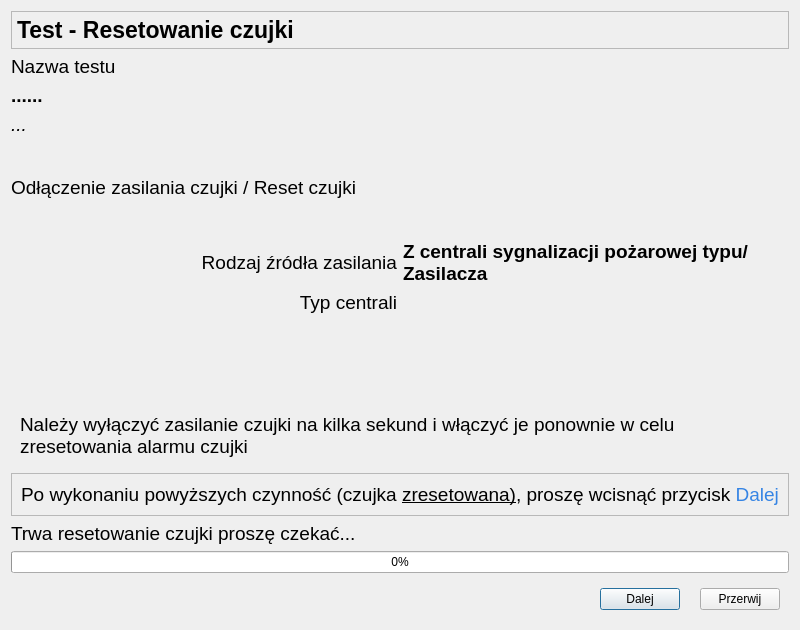
<?xml version="1.0" encoding="UTF-8"?>
<ui version="4.0">
 <class>OknoResetuZasilaniaCzujki</class>
 <widget class="QDialog" name="OknoResetuZasilaniaCzujki">
  <property name="geometry">
   <rect>
    <x>0</x>
    <y>0</y>
    <width>800</width>
    <height>630</height>
   </rect>
  </property>
  <property name="minimumSize">
   <size>
    <width>800</width>
    <height>630</height>
   </size>
  </property>
  <property name="maximumSize">
   <size>
    <width>1920</width>
    <height>1200</height>
   </size>
  </property>
  <property name="windowTitle">
   <string>Parametry Testu - zasilanie czujki</string>
  </property>
  <layout class="QGridLayout" name="gridLayout">
   <item row="16" column="0" colspan="2">
    <widget class="QWidget" name="widget" native="true">
     <layout class="QHBoxLayout" name="horizontalLayout_3">
      <property name="spacing">
       <number>20</number>
      </property>
      <item>
       <spacer name="horizontalSpacer">
        <property name="orientation">
         <enum>Qt::Horizontal</enum>
        </property>
        <property name="sizeHint" stdset="0">
         <size>
          <width>349</width>
          <height>20</height>
         </size>
        </property>
       </spacer>
      </item>
      <item>
       <widget class="QPushButton" name="pbDalej">
        <property name="text">
         <string>Dalej</string>
        </property>
        <property name="icon">
         <iconset theme="media-playback-start">
          <normaloff>.</normaloff>.</iconset>
        </property>
       </widget>
      </item>
      <item>
       <widget class="QPushButton" name="pbPrzerwij">
        <property name="text">
         <string>Przerwij</string>
        </property>
        <property name="icon">
         <iconset theme="media-playback-stop">
          <normaloff>.</normaloff>.</iconset>
        </property>
       </widget>
      </item>
     </layout>
    </widget>
   </item>
   <item row="2" column="0" colspan="2">
    <widget class="QLabel" name="testName">
     <property name="font">
      <font>
       <pointsize>14</pointsize>
       <bold>true</bold>
      </font>
     </property>
     <property name="text">
      <string>......</string>
     </property>
    </widget>
   </item>
   <item row="11" column="1">
    <widget class="QLabel" name="pradMierz">
     <property name="font">
      <font>
       <pointsize>14</pointsize>
       <bold>true</bold>
      </font>
     </property>
     <property name="text">
      <string/>
     </property>
    </widget>
   </item>
   <item row="7" column="1">
    <widget class="QLabel" name="rodzajZasilania">
     <property name="font">
      <font>
       <pointsize>14</pointsize>
       <bold>true</bold>
      </font>
     </property>
     <property name="text">
      <string>Z centrali sygnalizacji pożarowej typu/ Zasilacza </string>
     </property>
     <property name="wordWrap">
      <bool>true</bool>
     </property>
    </widget>
   </item>
   <item row="8" column="1">
    <widget class="QLabel" name="typCentrali">
     <property name="font">
      <font>
       <pointsize>14</pointsize>
       <bold>true</bold>
      </font>
     </property>
     <property name="text">
      <string/>
     </property>
     <property name="wordWrap">
      <bool>true</bool>
     </property>
    </widget>
   </item>
   <item row="4" column="0">
    <spacer name="verticalSpacer_3">
     <property name="orientation">
      <enum>Qt::Vertical</enum>
     </property>
     <property name="sizeHint" stdset="0">
      <size>
       <width>20</width>
       <height>40</height>
      </size>
     </property>
    </spacer>
   </item>
   <item row="0" column="0" colspan="2">
    <widget class="QFrame" name="frame">
     <property name="maximumSize">
      <size>
       <width>16777215</width>
       <height>40</height>
      </size>
     </property>
     <property name="frameShape">
      <enum>QFrame::StyledPanel</enum>
     </property>
     <property name="frameShadow">
      <enum>QFrame::Raised</enum>
     </property>
     <layout class="QHBoxLayout" name="horizontalLayout">
      <property name="leftMargin">
       <number>5</number>
      </property>
      <property name="topMargin">
       <number>5</number>
      </property>
      <property name="rightMargin">
       <number>5</number>
      </property>
      <property name="bottomMargin">
       <number>5</number>
      </property>
      <item>
       <widget class="QLabel" name="label_3">
        <property name="maximumSize">
         <size>
          <width>16777215</width>
          <height>45</height>
         </size>
        </property>
        <property name="font">
         <font>
          <pointsize>17</pointsize>
          <bold>true</bold>
         </font>
        </property>
        <property name="text">
         <string>Test - Resetowanie czujki</string>
        </property>
       </widget>
      </item>
     </layout>
    </widget>
   </item>
   <item row="8" column="0">
    <widget class="QLabel" name="lTypCentrali">
     <property name="font">
      <font>
       <pointsize>14</pointsize>
      </font>
     </property>
     <property name="text">
      <string>Typ centrali</string>
     </property>
     <property name="alignment">
      <set>Qt::AlignRight|Qt::AlignTrailing|Qt::AlignVCenter</set>
     </property>
    </widget>
   </item>
   <item row="13" column="0" colspan="2">
    <widget class="QFrame" name="frame_next">
     <property name="frameShape">
      <enum>QFrame::StyledPanel</enum>
     </property>
     <property name="frameShadow">
      <enum>QFrame::Raised</enum>
     </property>
     <layout class="QHBoxLayout" name="horizontalLayout_2">
      <item>
       <widget class="QLabel" name="label_9">
        <property name="font">
         <font>
          <pointsize>14</pointsize>
         </font>
        </property>
        <property name="text">
         <string>&lt;html&gt;&lt;head/&gt;&lt;body&gt;&lt;p&gt;Po wykonaniu powyższych czynność (czujka &lt;span style=&quot; text-decoration: underline;&quot;&gt;zresetowana)&lt;/span&gt;, proszę wcisnąć przycisk&lt;span style=&quot; color:#3584e4;&quot;&gt; Dalej&lt;/span&gt;&lt;/p&gt;&lt;/body&gt;&lt;/html&gt;</string>
        </property>
        <property name="wordWrap">
         <bool>true</bool>
        </property>
       </widget>
      </item>
     </layout>
    </widget>
   </item>
   <item row="12" column="0" colspan="2">
    <widget class="QWidget" name="frczujkaonoff" native="true">
     <layout class="QHBoxLayout" name="horizontalLayout_4">
      <item>
       <widget class="QLabel" name="label">
        <property name="font">
         <font>
          <pointsize>14</pointsize>
         </font>
        </property>
        <property name="text">
         <string>Należy wyłączyć zasilanie czujki na kilka sekund i włączyć je ponownie w celu zresetowania alarmu czujki</string>
        </property>
        <property name="wordWrap">
         <bool>true</bool>
        </property>
       </widget>
      </item>
     </layout>
    </widget>
   </item>
   <item row="15" column="0" colspan="2">
    <widget class="QProgressBar" name="pbCzasResetu">
     <property name="value">
      <number>0</number>
     </property>
    </widget>
   </item>
   <item row="9" column="1">
    <widget class="QLabel" name="napiecieUst">
     <property name="font">
      <font>
       <pointsize>14</pointsize>
       <bold>true</bold>
      </font>
     </property>
     <property name="text">
      <string/>
     </property>
    </widget>
   </item>
   <item row="3" column="0">
    <widget class="QLabel" name="podTestName">
     <property name="font">
      <font>
       <pointsize>14</pointsize>
       <italic>true</italic>
      </font>
     </property>
     <property name="text">
      <string>...</string>
     </property>
    </widget>
   </item>
   <item row="6" column="0">
    <spacer name="verticalSpacer_2">
     <property name="orientation">
      <enum>Qt::Vertical</enum>
     </property>
     <property name="sizeHint" stdset="0">
      <size>
       <width>20</width>
       <height>40</height>
      </size>
     </property>
    </spacer>
   </item>
   <item row="10" column="1">
    <widget class="QLabel" name="napiecieMierz">
     <property name="font">
      <font>
       <pointsize>14</pointsize>
       <bold>true</bold>
      </font>
     </property>
     <property name="text">
      <string/>
     </property>
    </widget>
   </item>
   <item row="1" column="0">
    <widget class="QLabel" name="lTestName">
     <property name="font">
      <font>
       <pointsize>14</pointsize>
      </font>
     </property>
     <property name="text">
      <string>Nazwa testu</string>
     </property>
     <property name="alignment">
      <set>Qt::AlignLeading|Qt::AlignLeft|Qt::AlignVCenter</set>
     </property>
    </widget>
   </item>
   <item row="5" column="0" colspan="2">
    <widget class="QLabel" name="infoZasilanie">
     <property name="font">
      <font>
       <pointsize>14</pointsize>
      </font>
     </property>
     <property name="text">
      <string>Odłączenie zasilania czujki / Reset czujki</string>
     </property>
     <property name="wordWrap">
      <bool>true</bool>
     </property>
    </widget>
   </item>
   <item row="7" column="0">
    <widget class="QLabel" name="lrodzaj">
     <property name="font">
      <font>
       <pointsize>14</pointsize>
      </font>
     </property>
     <property name="text">
      <string>Rodzaj źródła zasilania</string>
     </property>
     <property name="alignment">
      <set>Qt::AlignRight|Qt::AlignTrailing|Qt::AlignVCenter</set>
     </property>
    </widget>
   </item>
   <item row="14" column="0" colspan="2">
    <widget class="QLabel" name="automatyczmyReset">
     <property name="font">
      <font>
       <pointsize>14</pointsize>
      </font>
     </property>
     <property name="text">
      <string>Trwa resetowanie czujki proszę czekać...</string>
     </property>
     <property name="wordWrap">
      <bool>true</bool>
     </property>
    </widget>
   </item>
  </layout>
 </widget>
 <resources/>
 <connections/>
</ui>
